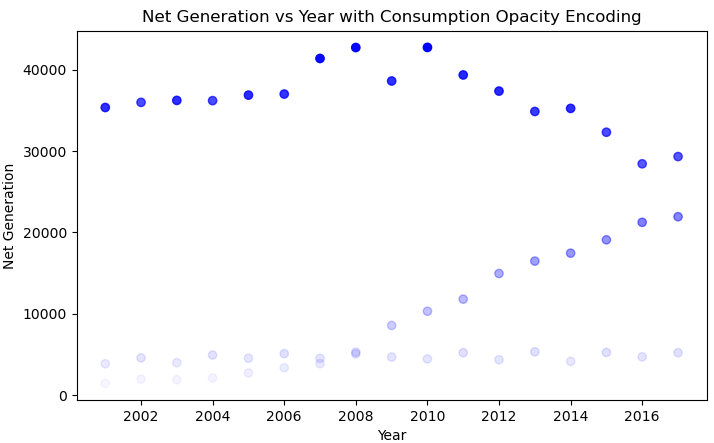

The Python source for this figure:
# import pandas as pd
# import matplotlib.pyplot as plt
# import seaborn as sns

# # Load the data
# file_path = 'iowa-electricity-extended.csv'
# data = pd.read_csv(file_path)

# # Convert 'year' column to datetime format
# data['year'] = pd.to_datetime(data['year'])

# # Extract year as an integer for plotting
# data['year_int'] = data['year'].dt.year

# # Create the scatterplot
# plt.figure(figsize=(8, 5))
# scatter = sns.scatterplot(
#     data=data, 
#     x='year_int', 
#     y='net_generation', 
#     hue='source', 
#     size='consumption', 
#     alpha=1, 
#     sizes=(20, 200),
#     palette='viridis'
# )

# # Improve the plot's appearance
# scatter.set_title('Net Generation vs. Year by Source with Consumption Encoding')
# scatter.set_xlabel('Year')
# scatter.set_ylabel('Net Generation (MWh)')
# scatter.legend(title='Source', bbox_to_anchor=(1.05, 1), loc='upper left')

# # Display the plot
# plt.show()

import pandas as pd
import matplotlib.pyplot as plt

# Load the data from the CSV file
file_path = 'iowa-electricity-extended.csv'
data = pd.read_csv(file_path)

# Convert the 'year' column to datetime format
data['year'] = pd.to_datetime(data['year'], format='%d/%m/%y')

# Create a scatter plot
fig, ax = plt.subplots()

# Scatter plot with 'year' on the x-axis and 'net_generation' on the y-axis
# The opacity (alpha) encodes the 'consumption' values
sc = ax.scatter(data['year'], data['net_generation'], c='blue', alpha=data['consumption']/data['consumption'].max())

# Add labels and title
ax.set_xlabel('Year')
ax.set_ylabel('Net Generation')
ax.set_title('Net Generation vs Year with Consumption Opacity Encoding')

# Show the plot
plt.show()
